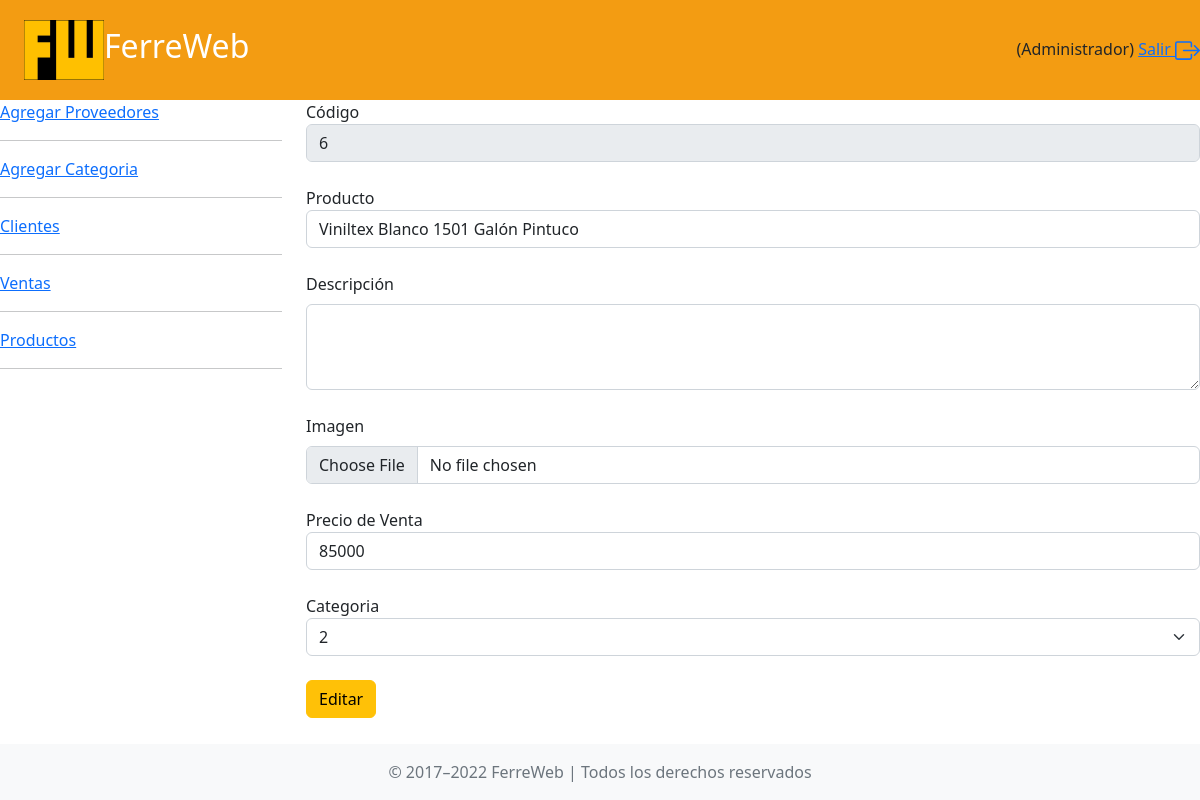
Page /editar_producto.php?codigo=6 on the committed database.
### tables this page shows
CREATE TABLE `producto` (
  `codigo` int(11) NOT NULL,
  `producto` varchar(100) NOT NULL,
  `descripcion` mediumtext DEFAULT NULL,
  `imagen` longblob DEFAULT NULL,
  `precio_venta` double(11,2) NOT NULL,
  `idCategoria` int(11) NOT NULL
);

### editar_producto.php (the view, shortened to what this page needs)
<?php
    $db = new Database();
    $connection = $db->connect();
    $codigo = $_GET["codigo"];
    $consulta = $connection->prepare("SELECT * FROM producto WHERE codigo=:codigo");
    $consulta->execute(["codigo"=>$codigo]);
    $productos = $consulta->fetch(PDO::FETCH_ASSOC);
?>
<!DOCTYPE html>
<html lang="en">
<head>
    <link href="https://cdn.jsdelivr.net/npm/bootstrap@5.2.3/dist/css/bootstrap.min.css" rel="stylesheet">
</head>
<body>
<?php
include "header_admin.php"
?>
    <div class="container-fluit">
        <div class="row">
        <?php include "menu.php" ?>
            <div class="col-9">
                <form action="guardar_producto.php" method="post" enctype="multipart/form-data">
                <label for="producto">Código</label>
                    <input class="form-control" type="text" placeholder="" id="codigo" name="codigo" value="<?php echo $productos["codigo"] ?>" disabled aria-label="default input example">
                    <br>
                    <label for="producto">Producto</label>
                    <input class="form-control" type="text" placeholder="Producto" id="producto" name="producto" value="<?php echo $productos["producto"] ?>" aria-label="default input example">
                    <br>
                    <label for="exampleFormControlTextarea1" class="form-label">Descripción</label>
                    <textarea class="form-control" id="exampleFormControlTextarea1" name="descripcion" value="<?php echo $productos["descripcion"] ?>" rows="3"></textarea>
                    <br>
                    <label for="formFile" class="form-label">Imagen</label>
                    <input class="form-control" type="file" id="formFile" name="imagen">
                    <br>
                    <label for="">Precio de Venta</label>
                    <input class="form-control" type="number" placeholder="Precio de venta" name="p_venta" value="<?php echo $productos["precio_venta"] ?>" aria-label="default input example">
                    <br>
                    <label for="">Categoria</label>
                    <select class="form-select" aria-label="Default select example" name="categoria">
                        <option selected><?php echo $productos["idCategoria"] ?></option>
                    </select>
                    <br>
                    <button type="submit" class="btn btn-warning">Editar</button>
                    <br>
                    <br>
                    <br>
                </form>
            </div>
        </div>
    </div>
    <?php include "./footer.php"
?>
</body>
</html>

### rows in the picture
producto: codigo "6", producto "Viniltex Blanco 1501 Galón Pintuco", p_venta "85000", categoria "2"
